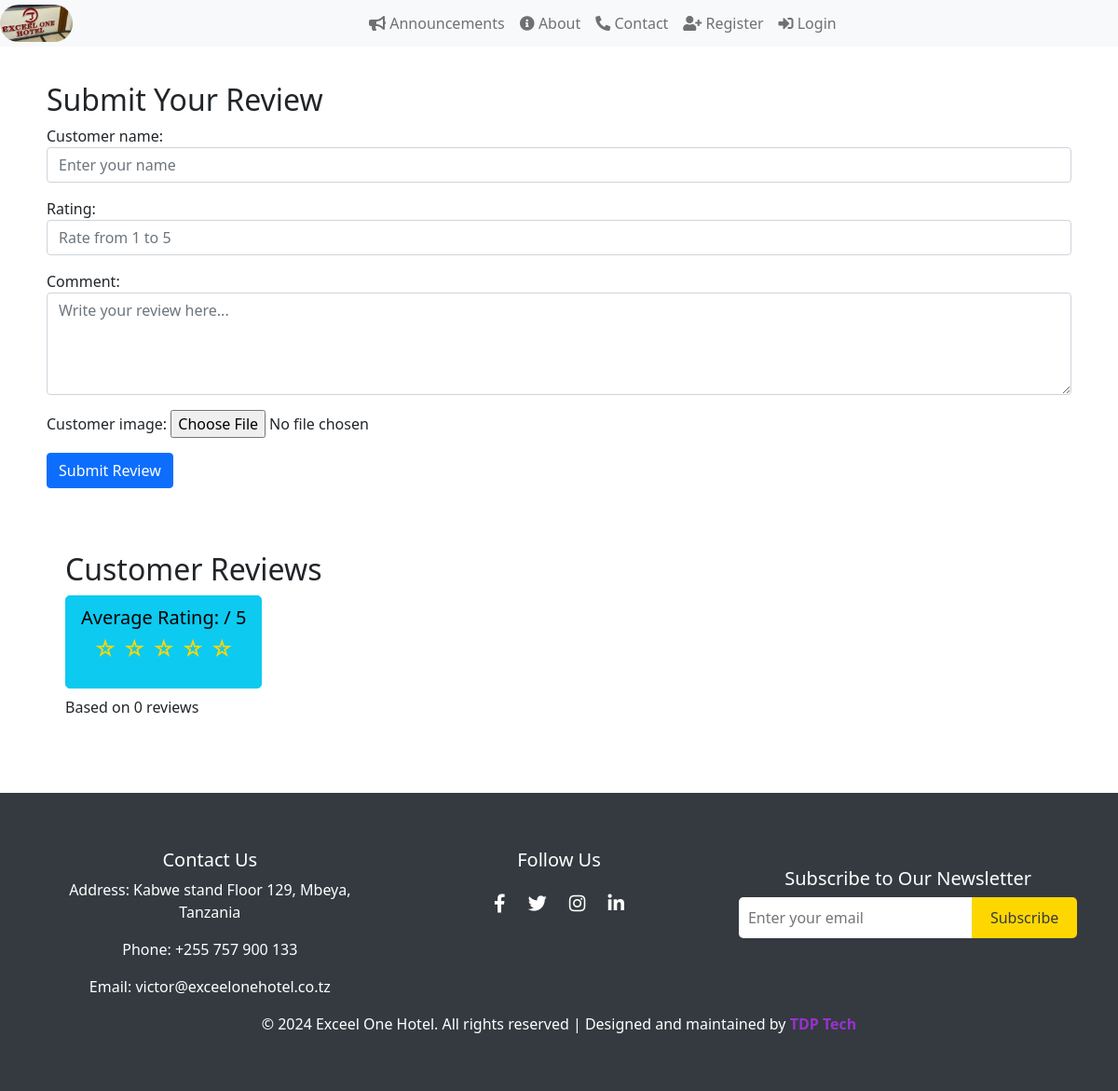
Page /Welcome/reviews/ on the earlier database version.
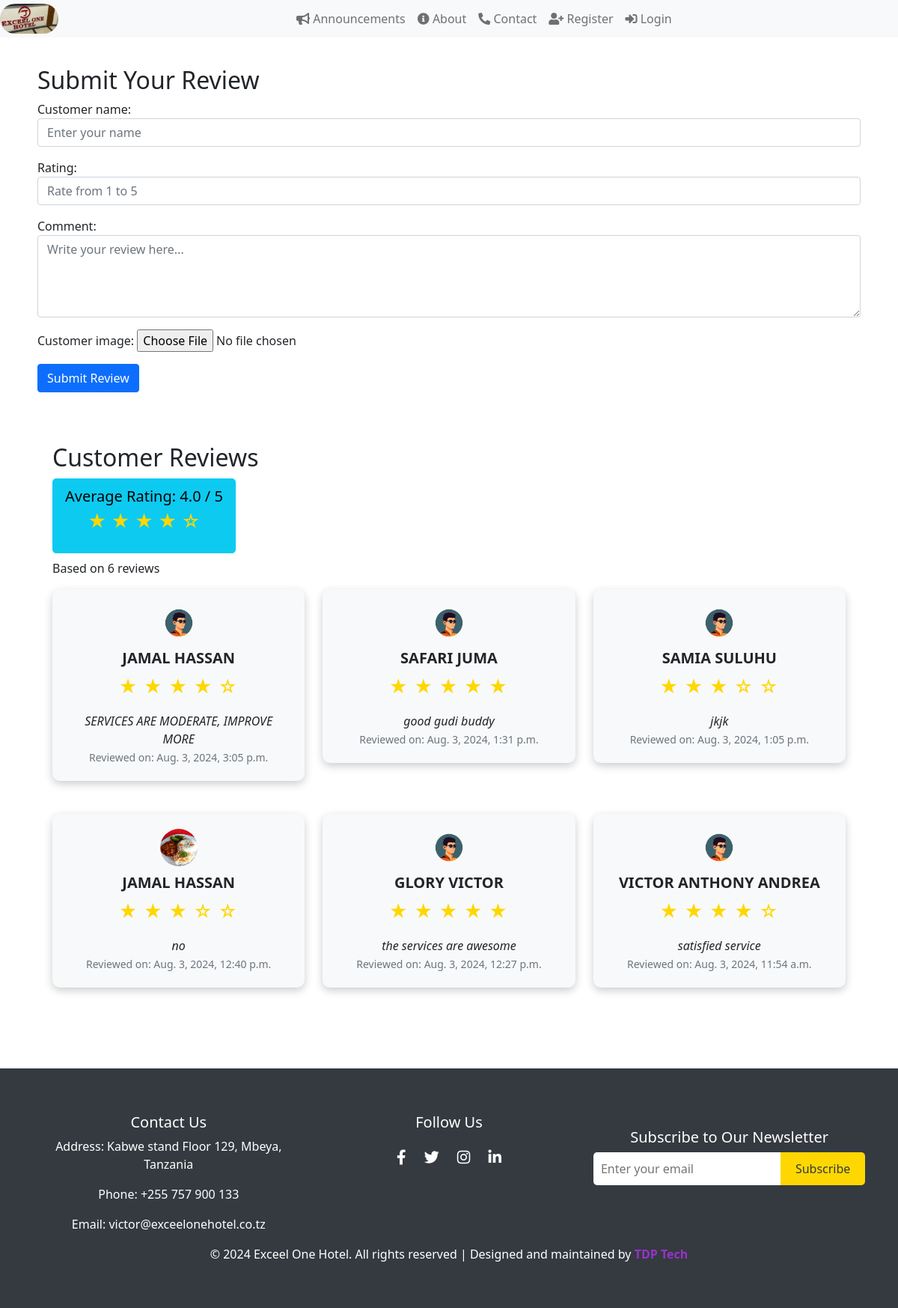
Same page on the later database version.
### WelcomeApp/models.py (models this page shows, shortened)
class Review(models.Model):
    customer_name = models.CharField(max_length=100)
    rating = models.PositiveIntegerField()  # E.g., 1 to 5 stars
    comment = models.TextField()
    created_at = models.DateTimeField(auto_now_add=True)
    customer_image = models.ImageField(upload_to='review_images/', blank=True, null=True)  # New field

### WelcomeApp/views.py (the view)
# urls.py: path('reviews/', views.reviews, name='reviews'),
def reviews(request):
    reviews = Review.objects.all().order_by('-id')
    total_reviews = reviews.count()
    average_rating = reviews.aggregate(Avg('rating'))['rating__avg']
    if request.method == 'POST':
        form = ReviewForm(request.POST, request.FILES)
        if form.is_valid():
            form.save()
            return redirect('reviews')  # Redirect to the same page after saving
    else:
        form = ReviewForm()
    default_image_url = settings.DEFAULT_REVIEW_IMAGE_URL  # Ensure this is set in settings.py
    return render(request, 'reviews.html', {
        'reviews': reviews,
        'total_reviews': total_reviews,
        'average_rating': average_rating,
        'form': form,
        'default_image_url': default_image_url,
    })

### WelcomeApp/forms.py
class ReviewForm(forms.ModelForm):
    class Meta:
        model = Review
        fields = ['customer_name', 'rating', 'comment', 'customer_image']
        widgets = {
            'customer_name': forms.TextInput(attrs={
                'class': 'form-control',
                'placeholder': 'Enter your name',
            }),
            'rating': forms.NumberInput(attrs={
                'class': 'form-control',
                'min': 1,
                'max': 5,
                'placeholder': 'Rate from 1 to 5'
            }),
            'comment': forms.Textarea(attrs={
                'class': 'form-control',
                'rows': 4,
                'placeholder': 'Write your review here...',
            }),
            'customer_image': forms.ClearableFileInput(attrs={
                'class': 'form-control-file',
                'accept': 'image/*'
            }),
        }

### WelcomeApp/templates/reviews.html (shortened to what this page needs)
{% extends 'base.html' %}
{% block content %}
<div class="container-form">
    <section class="review-form">
        <header>
            <h2>Submit Your Review</h2>
        </header>
        <form method="post" enctype="multipart/form-data">
            {{ form.as_p }}
            <button type="submit" class="btn btn-primary">Submit Review</button>
        </form>
    </section>
</div>
<div class="container mt-5">
    <section class="rating-summary">
        <header>
            <h2>Customer Reviews</h2>
        </header>
        <div class="rating-summary">
            <button class="btn btn-info btn-lg">
                Average Rating: <span>{{ average_rating|floatformat:1 }} / 5</span><br>
                <p class="star-rating">
                    {% for i in "12345" %}
                    {% if i <= average_rating|floatformat:0 %}
                        ★
                    {% else %}
                        ☆
                    {% endif %}
                    {% endfor %}
                </p>
            </button>
            <p class="mt-2">Based on {{ total_reviews }} reviews</p>
        </div>
    </section>
    <section class="review-carousel">
        <div class="row">
            {% for review in reviews %}
            <div class="col-md-4 mb-4">
                <div class="card custom-card">
                    <div class="card-body">
                        <img src="{% if review.customer_image %}{{ review.customer_image.url }}{% else %}{{ default_image_url }}{% endif %}"
                             alt="{{ review.customer_name }}"
                             class="img-fluid rounded-circle">
                        <h4 class="card-title">{{ review.customer_name }}</h4>
                        <div class="star-rating">
                            {% for i in "12345" %}
                                {% if i|add:"0" <= review.rating %}
                                    <span class="star">&#9733;</span>
                                {% else %}
                                    <span class="star">&#9734;</span>
                                {% endif %}
                            {% endfor %}
                        </div>
                        <p class="card-text">{{ review.comment }}</p>
                        <small>Reviewed on: {{ review.created_at }}</small>
                    </div>
                </div>
            </div>
            {% endfor %}
        </div>
    </section>
</div>
{% endblock %}

Differences in the rows shown:
added Review: customer_name "JAMAL HASSAN", rating 4 (drawn), comment "SERVICES ARE MODERATE, IMPROVE MORE", created_at "Aug. 3, 2024, 3:05 p.m."
added Review: customer_name "SAFARI JUMA", rating 5 (drawn), comment "good gudi buddy", created_at "Aug. 3, 2024, 1:31 p.m."
added Review: customer_name "SAMIA SULUHU", rating 3 (drawn), comment "jkjk", created_at "Aug. 3, 2024, 1:05 p.m."
added Review: customer_image (picture), customer_name "JAMAL HASSAN", rating 3 (drawn), comment "no", created_at "Aug. 3, 2024, 12:40 p.m."
added Review: customer_name "GLORY VICTOR", rating 5 (drawn), comment "the services are awesome", created_at "Aug. 3, 2024, 12:27 p.m."
added Review: customer_name "VICTOR ANTHONY ANDREA", rating 4 (drawn), comment "satisfied service", created_at "Aug. 3, 2024, 11:54 a.m."
Other differences:
{{ average_rating|floatformat:1 }}: (not shown) → "4.0"
{{ total_reviews }}: "0" → "6"
